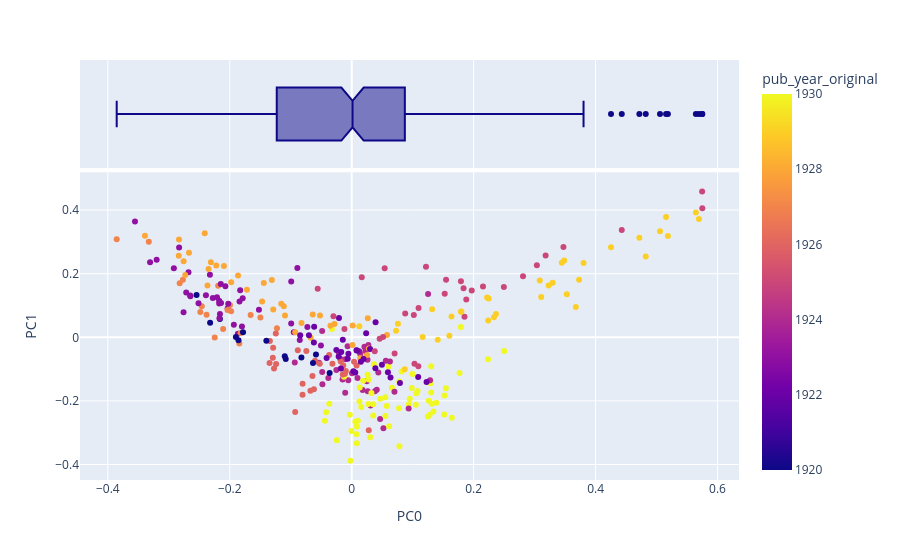

The notebook cell this image was saved under:
### Code cell
# MAY NOT NEED ALL OF THESE

# create a scatterplot of documents in the space created by the first 2 components
# coloring the points by pub_year_original

px.scatter(
    data_frame = DCM.join(DOC).reset_index(),
    x = 'PC0', # first PC
    y = 'PC1', # second PC
    color = 'pub_year_original', # color by pub_year_original
    hover_name = 'label', # use concat string for hover info
    hover_data=['sleuth', 'work_type'], # add more hover data
    marginal_x = 'box' # add boxplot to x axis
)

### Figure 1 — Plotly figure (JSON) as saved in the notebook; plotly's stock layout.template omitted (floating-point values rounded to 4 significant figures; data arrays with more than 128 entries replaced by an {"elided": "..."} marker saying what was removed)
{"data": [{"customdata": {"elided": "325x2 str values"}, "hovertemplate": "<b>%{hovertext}</b><br><br>PC0=%{x}<br>PC1=%{y}<br>sleuth=%{customdata[0]}<br>work_type=%{customdata[1]}<br>pub_year_original=%{marker.color}<extra></extra>", "hovertext": {"elided": "325 str values"}, "legendgroup": "", "marker": {"color": {"elided": "325 int values"}, "coloraxis": "coloraxis", "symbol": "circle"}, "mode": "markers", "name": "", "orientation": "v", "showlegend": false, "type": "scatter", "x": {"elided": "325 float values"}, "xaxis": "x", "y": {"elided": "325 float values"}, "yaxis": "y"}, {"alignmentgroup": "True", "customdata": {"elided": "325x2 str values"}, "hovertemplate": "<b>%{hovertext}</b><br><br>PC0=%{x}<br>sleuth=%{customdata[0]}<br>work_type=%{customdata[1]}<extra></extra>", "hovertext": {"elided": "325 str values"}, "legendgroup": "", "marker": {"color": "#0d0887", "symbol": "circle"}, "name": "", "notched": true, "offsetgroup": "", "showlegend": false, "type": "box", "x": {"elided": "325 float values"}, "xaxis": "x2", "yaxis": "y2"}], "layout": {"coloraxis": {"colorbar": {"title": {"text": "pub_year_original"}}, "colorscale": [[0, "#0d0887"], [0.1111, "#46039f"], [0.2222, "#7201a8"], [0.3333, "#9c179e"], [0.4444, "#bd3786"], [0.5556, "#d8576b"], [0.6667, "#ed7953"], [0.7778, "#fb9f3a"], [0.8889, "#fdca26"], [1, "#f0f921"]]}, "legend": {"tracegroupgap": 0}, "margin": {"t": 60}, "xaxis": {"anchor": "y", "domain": [0, 1], "title": {"text": "PC0"}}, "xaxis2": {"anchor": "y2", "domain": [0, 1], "matches": "x", "showgrid": true, "showticklabels": false}, "yaxis": {"anchor": "x", "domain": [0, 0.7326], "title": {"text": "PC1"}}, "yaxis2": {"anchor": "x2", "domain": [0.7426, 1], "matches": "y2", "showgrid": false, "showline": false, "showticklabels": false, "ticks": ""}}}
